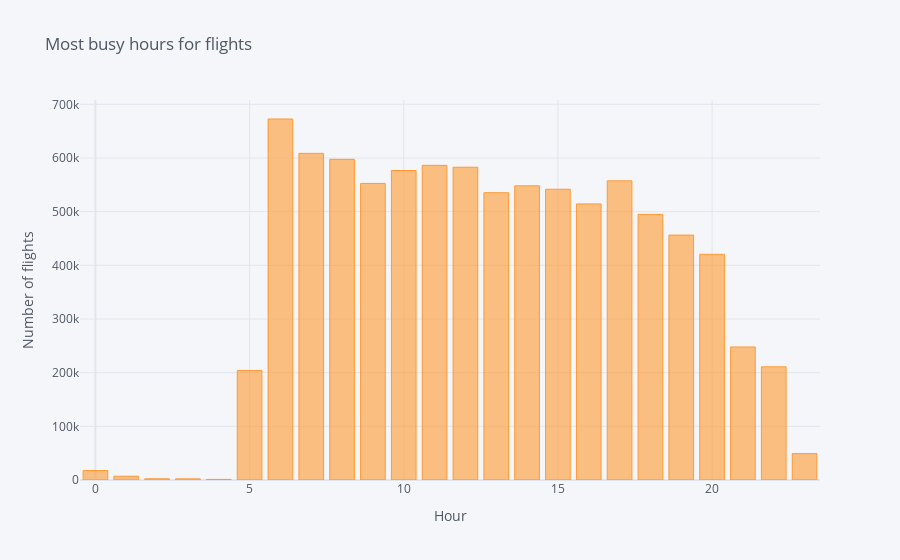

Write notebook code for a chart like this one.
### Code cell
total_busy_hour.to_frame().iplot(kind='bar', 
                                 title='Most busy hours for flights',
                                 xTitle='Hour',
                                 yTitle='Number of flights')

### Figure 1 — Plotly figure (JSON) as saved in the notebook; plotly's stock layout.template omitted (floating-point values rounded to 4 significant figures)
{"data": [{"marker": {"color": "rgba(255, 153, 51, 0.6)", "line": {"color": "rgba(255, 153, 51, 1.0)", "width": 1}}, "name": "OP_CARRIER", "orientation": "v", "text": "", "type": "bar", "x": [0, 1, 2, 3, 4, 5, 6, 7, 8, 9, 10, 11, 12, 13, 14, 15, 16, 17, 18, 19, 20, 21, 22, 23], "y": [17583, 7005, 2266, 2169, 1122, 204106, 672661, 608585, 597518, 552651, 576641, 586282, 582803, 535274, 548122, 541786, 514432, 557429, 494971, 456325, 420628, 247885, 210886, 49201]}], "layout": {"legend": {"bgcolor": "#F5F6F9", "font": {"color": "#4D5663"}}, "paper_bgcolor": "#F5F6F9", "plot_bgcolor": "#F5F6F9", "title": {"font": {"color": "#4D5663"}, "text": "Most busy hours for flights"}, "xaxis": {"gridcolor": "#E1E5ED", "showgrid": true, "tickfont": {"color": "#4D5663"}, "title": {"font": {"color": "#4D5663"}, "text": "Hour"}, "zerolinecolor": "#E1E5ED"}, "yaxis": {"gridcolor": "#E1E5ED", "showgrid": true, "tickfont": {"color": "#4D5663"}, "title": {"font": {"color": "#4D5663"}, "text": "Number of flights"}, "zerolinecolor": "#E1E5ED"}}}
